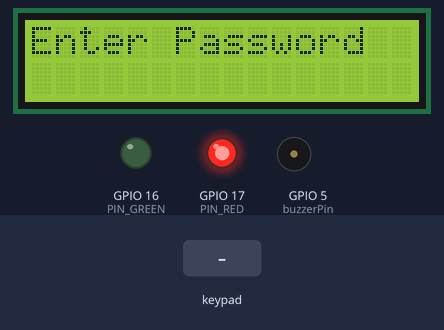
This sketch was run on a simulated ESP32. Parts: 16×2 character LCD, output pins drawn as LEDs (lit = HIGH), buzzer (waves = sounding). Inputs (shaded band) come from the test bench. What the sketch prints to the serial monitor is not drawn.

Above: at 1.3 s.
1.4 s: keypad keys 1 3 1 2 1 4 2 7 pressed 0.4 s apart
At 4.15 s:
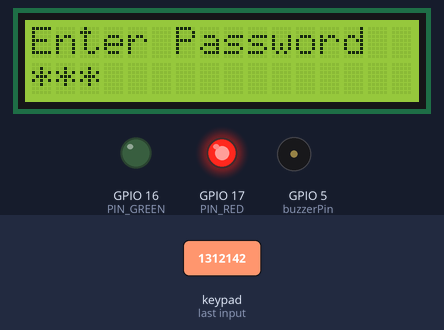
6.1 s: keypad keys 1 2 3 4 pressed 0.4 s apart
At 8.5 s:
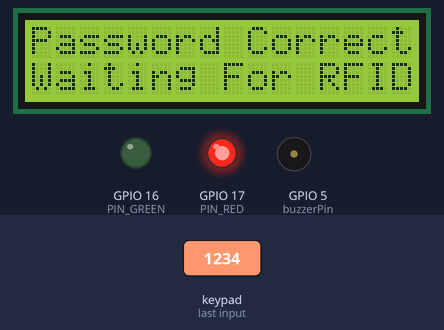
9.2 s: key '1' pressed
At 10.0 s:
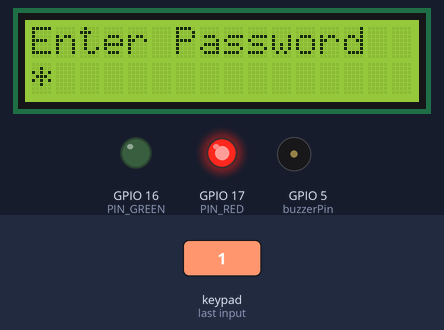
11.2 s: key '2' pressed
At 12.5 s:
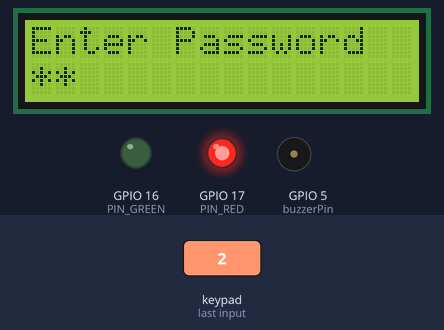
Timing chart, 0 to 13.8 s (numbered marks = the images above; inputs shaded):
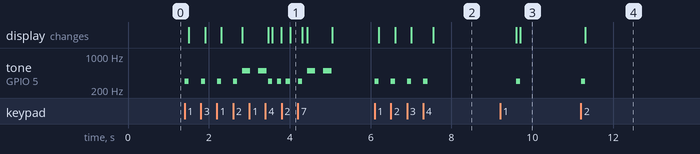

Measured:
- after the input at 1.4 s, tone on GPIO 5 (buzzerPin): plays 300 Hz for 0.10 s, 300 Hz for 0.10 s, 300 Hz for 0.10 s, 300 Hz for 0.10 s, 500 Hz for 0.20 s, 500 Hz for 0.20 s … (12 notes in this stretch), starting at once; the display: first changes after 0.11 s (image 1 shows a later state)
- after the input at 6.1 s, tone on GPIO 5 (buzzerPin): alternates 300 Hz for 0.10 s and silent for 0.30 s, 8 changes in all, then stays silent, starting at once; the display: first changes after 0.10 s (image 2 shows a later state)
- after the input at 9.2 s, tone on GPIO 5 (buzzerPin): silent → 300 Hz after 0.41 s, → silent 0.10 s later; the display: first differs from a run without the input after 0.51 s (image 3)
- after the input at 11.2 s, tone on GPIO 5 (buzzerPin): silent → 300 Hz at once, → silent 0.10 s later; the display: changes after 0.11 s (image 4)

The sketch:

ESP32.ino
```cpp
#include <Wire.h>
#include <Keypad.h>
#include <SPI.h>
#include <MFRC522.h>
#include <LiquidCrystal_I2C.h>
#define SS_PIN 21
#define RST_PIN 22
#define I2C_SDA_PIN 0
#define I2C_SCL_PIN 4

#define PIN_RED 17    // GPIO17
#define PIN_GREEN 16  // GPIO16

MFRC522 mfrc522(SS_PIN, RST_PIN);  // Create MFRC522 instance.
LiquidCrystal_I2C lcd(0x27, 16, 2);

const int buzzerPin = 5;  // Define the pin connected to the piezo buzzer
const byte ROWS = 4;      // Four rows
const byte COLS = 4;      // Four columns

char keys[ROWS][COLS] = {
  { '1', '2', '3', 'A' },
  { '4', '5', '6', 'B' },
  { '7', '8', '9', 'C' },
  { '*', '0', '#', 'D' }
};

// byte rowPins[ROWS] = { 12, 13, 14, 15 };  //connect to the row pinouts of the keypad
// byte colPins[COLS] = { 16, 17, 18, 19 };  //connect to the column pinouts of the keypad

byte rowPins[ROWS] = { 13, 12, 14, 27 };  //connect to the row pinouts of the keypad
byte colPins[COLS] = { 26, 25, 33, 32 };  //connect to the column pinouts of the keypad


Keypad keypad = Keypad(makeKeymap(keys), rowPins, colPins, ROWS, COLS);

const char* correctPassword = "1234";  // Predefined correct password

void setup() {
  pinMode(PIN_RED, OUTPUT);
  pinMode(PIN_GREEN, OUTPUT);

  pinMode(buzzerPin, OUTPUT);  // Set the buzzer pin as an output
  Wire.begin(I2C_SDA_PIN, I2C_SCL_PIN);
  SPI.begin();         // Initiate  SPI bus
  mfrc522.PCD_Init();  // Initiate MFRC522
  lcd.init();
  lcd.backlight();
  lcd.clear();
  lcd.setCursor(0, 0);
  Serial.begin(9600);
  digitalWrite(PIN_RED,HIGH);
}

void loop() {
  // Wire.beginTransmission(deviceAddress);
  // Wire.write(data);
  // Wire.endTransmission();

  char enteredPassword[5];  // Buffer to store entered password
  int passwordIndex = 0;    // Index for the entered password

  // Serial.println("Enter 4-digit password:");
  lcd.clear();
  lcd.setCursor(0, 0);
  lcd.print("Enter Password");

  while (passwordIndex < 4) {
    char key = keypad.getKey();
    if (key) {
      //Serial.print(key);
      tone(buzzerPin, 300);
      delay(100);
      noTone(buzzerPin);  // Turn off the tone

      lcd.setCursor(passwordIndex, 1);
      lcd.print("*");
      enteredPassword[passwordIndex] = key;
      passwordIndex++;
      delay(100);  // Delay for debouncing
    }
  }


  enteredPassword[4] = '\0';  // Null-terminate the entered password string

  Serial.println();

  if (strcmp(enteredPassword, correctPassword) == 0) {
    lcd.clear();
    lcd.setCursor(0, 0);
    lcd.print("Password Correct");
    lcd.setCursor(0, 1);
    lcd.print("Waiting For RFID");
    // Serial.println("Password correct. Door unlocked.");

    delay(2000);
    if (!mfrc522.PICC_IsNewCardPresent()) {
      return;
    }
    // Select one of the cards
    if (!mfrc522.PICC_ReadCardSerial()) {
      return;
    }
    String content = "";
    byte letter;
    for (byte i = 0; i < mfrc522.uid.size; i++) {
      // Serial.print(mfrc522.uid.uidByte[i] < 0x10 ? " 0" : " ");
      // Serial.print(mfrc522.uid.uidByte[i], HEX);
      content.concat(String(mfrc522.uid.uidByte[i] < 0x10 ? " 0" : " "));
      content.concat(String(mfrc522.uid.uidByte[i], HEX));
    }

    content.toUpperCase();
    if (content.substring(1) == "59 3E C5 A3")  //change here the UID of the card/cards that you want to give access
    {
      digitalWrite(PIN_RED,LOW);
      digitalWrite(PIN_GREEN,HIGH);
      lcd.clear();
      lcd.setCursor(0, 0);
      lcd.print("DOOR UNLOCKED!!!");
      // Serial.println("Authorized access");
      // Serial.println();
      Serial.print("1");
      tone(buzzerPin, 700);
      delay(1000);
      noTone(buzzerPin);
      delay(4000);
      digitalWrite(PIN_GREEN,LOW);
      digitalWrite(PIN_RED,HIGH);

    } else {
      lcd.clear();
      lcd.setCursor(0, 0);
      lcd.print("Access denied");
      tone(buzzerPin, 500);
      delay(200);
      noTone(buzzerPin);
      delay(200);
      tone(buzzerPin, 500);
      delay(200);
      noTone(buzzerPin);
      delay(1000);
      // Serial.println(" Access denied");
    }
    // Add your unlocking mechanism here
  } else {
    lcd.clear();
    lcd.setCursor(0, 0);
    lcd.print("Password");
    lcd.setCursor(0, 1);
    lcd.print("Incorrect!!!");
    // Serial.println("Password incorrect. Please try again.");
    Serial.print("0");
    tone(buzzerPin, 500);
    delay(200);
    noTone(buzzerPin);
    delay(200);
    tone(buzzerPin, 500);
    delay(200);
    noTone(buzzerPin);
    // delay(2000);
  }
}
```
